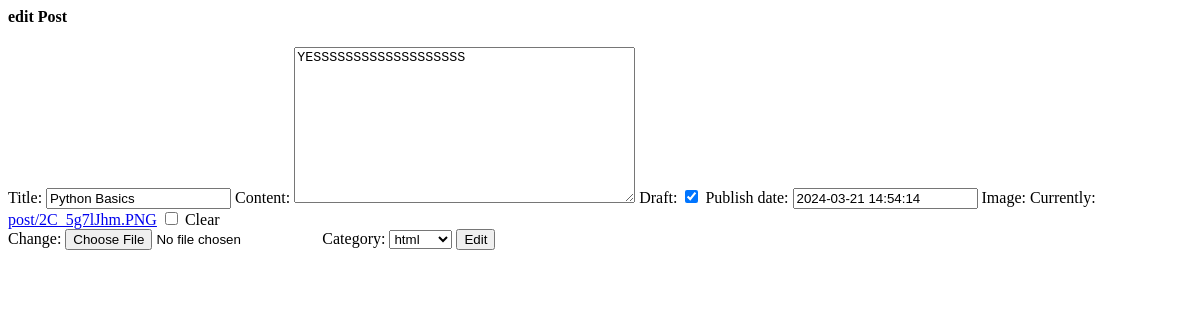
/posts/1/edit, run on an earlier commit of the app's database.
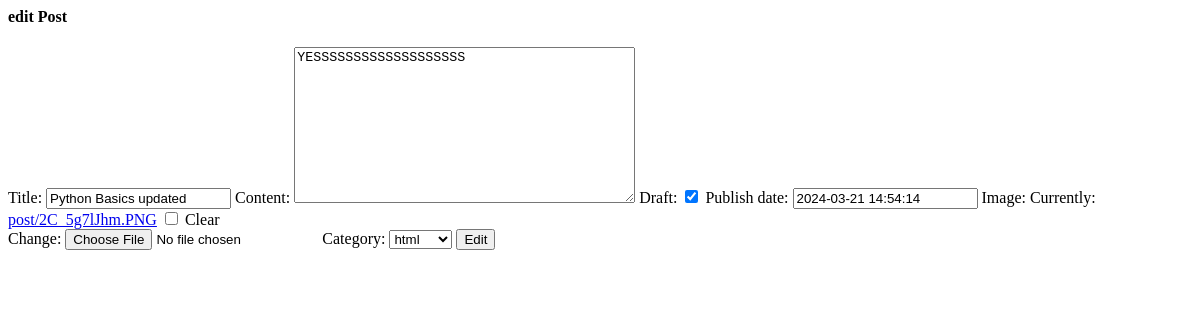
And on a later commit of the database.
### posts/models.py (models this page shows, shortened)
class Post(models.Model):
    author = models.ForeignKey(User,related_name='post_author',on_delete=models.CASCADE)
    title = models.CharField(max_length=100)
    content = models.TextField(max_length=20000)
    draft = models.BooleanField(default=True)
    publish_date = models.DateTimeField(default=timezone.now)
    tags = TaggableManager()
    image = models.ImageField(upload_to='post',null=True,blank=True)
    category =models.ForeignKey(Category,related_name='post_category',on_delete=models.SET_NULL,null=True)

### posts/views.py (the view)
# urls.py: path('posts/<int:pk2>/edit', edit_post),
def edit_post(request,pk2 ):
    post = Post.objects.get(id=pk2)
    if request.method == 'POST':
        form = PostForm(request.POST,request._files,instance=post)
        if form.is_valid():
            myform = form.save(commit=False)
            myform.author = request.user
            myform.save()
            form.save()
            return redirect('/posts/')
    else:
        form = PostForm(instance=post)
    return render(request , 'posts/edit.html' , {'form':form})

### posts/forms.py
class PostForm(forms.ModelForm):
    class Meta:
       model = Post
       exclude = {'author',}

### posts/models.py (called while the page is built)
    def __str__(self):
        return self.name

### posts/templates/posts/edit.html (shortened to what this page needs)
<h4> edit Post </h4>
<form method = "post" enctype="multipart/form-data">
    {{form}}
    <input type ="submit" value = "Edit">
</form>

What changed in the data, as far as the page shows it:
changed Post "YESSSSSSSSSSSSSSSSSSS": title "Python Basics" → "Python Basics updated"
